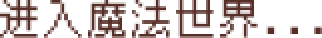
#> input picture miniprogram/assets/images/进入魔法世界....png, 161 x 19 px (shown 2 times larger)
$ python generate_start_loading_text_dark_assets.py
#> lines starting #> are read from the running program, lines starting #| are printed output that depends on the picture
#!/usr/bin/env python3
from __future__ import annotations

from pathlib import Path

from PIL import Image


ROOT = Path(__file__).resolve().parents[1]
MINIPROGRAM_IMAGES = ROOT / "miniprogram" / "assets" / "images"
DARK_TEXT_COLOR = (0x17, 0x23, 0x3D)

ASSETS = (
    (
        MINIPROGRAM_IMAGES / "进入魔法世界....png",
        MINIPROGRAM_IMAGES / "进入魔法世界.dark.png",
    ),
    (
        MINIPROGRAM_IMAGES / "回到魔法世界....png",
        MINIPROGRAM_IMAGES / "回到魔法世界.dark.png",
    ),
)


def create_dark_text_image(source_path: Path) -> Image.Image:
    image = Image.open(source_path).convert("RGBA")
#> image is the input picture: PIL image 161x19 RGBA; mean R, G, B, A 35.8, 19.4, 16.3, 66.5
    pixels = image.load()
    width, height = image.size
#> width = 161; height = 19

    for y in range(height):
        for x in range(width):
            _r, _g, _b, alpha = pixels[x, y]
            if alpha == 0:
                pixels[x, y] = (0, 0, 0, 0)
                continue

            pixels[x, y] = (*DARK_TEXT_COLOR, alpha)

    return image


def main() -> int:
    written_paths: list[Path] = []

    for source_path, output_path in ASSETS:
        if not source_path.exists():
            raise FileNotFoundError(f"Missing source loading text image: {source_path}")

        dark_image = create_dark_text_image(source_path)
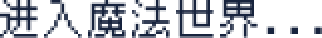
#> dark_image: PIL image 161x19 RGBA (shown 2 times larger); mean R, G, B, A 9.4, 14.2, 24.8, 66.5; transparent parts drawn white
        dark_image.save(output_path, "PNG", optimize=True)
        written_paths.append(output_path)
#> pass 2 of the loop in main, `for source_path, output_path in ASSETS:`:
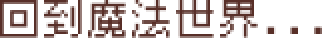
#> input picture miniprogram/assets/images/回到魔法世界....png, 161 x 19 px (shown 2 times larger)
#> in create_dark_text_image, image is the input picture: PIL image 161x19 RGBA; mean R, G, B, A 38, 20.5, 17.3, 74.9
#> in main, `dark_image = create_dark_text_image(source_path)`:
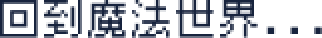
#> dark_image: PIL image 161x19 RGBA (shown 2 times larger); mean R, G, B, A 9.9, 15.1, 26.3, 74.9; transparent parts drawn white

    for path in written_paths:
        print(f"{path.relative_to(ROOT)} ({path.stat().st_size} bytes)")

    return 0


if __name__ == "__main__":
    raise SystemExit(main())
#> (the program exits here)
